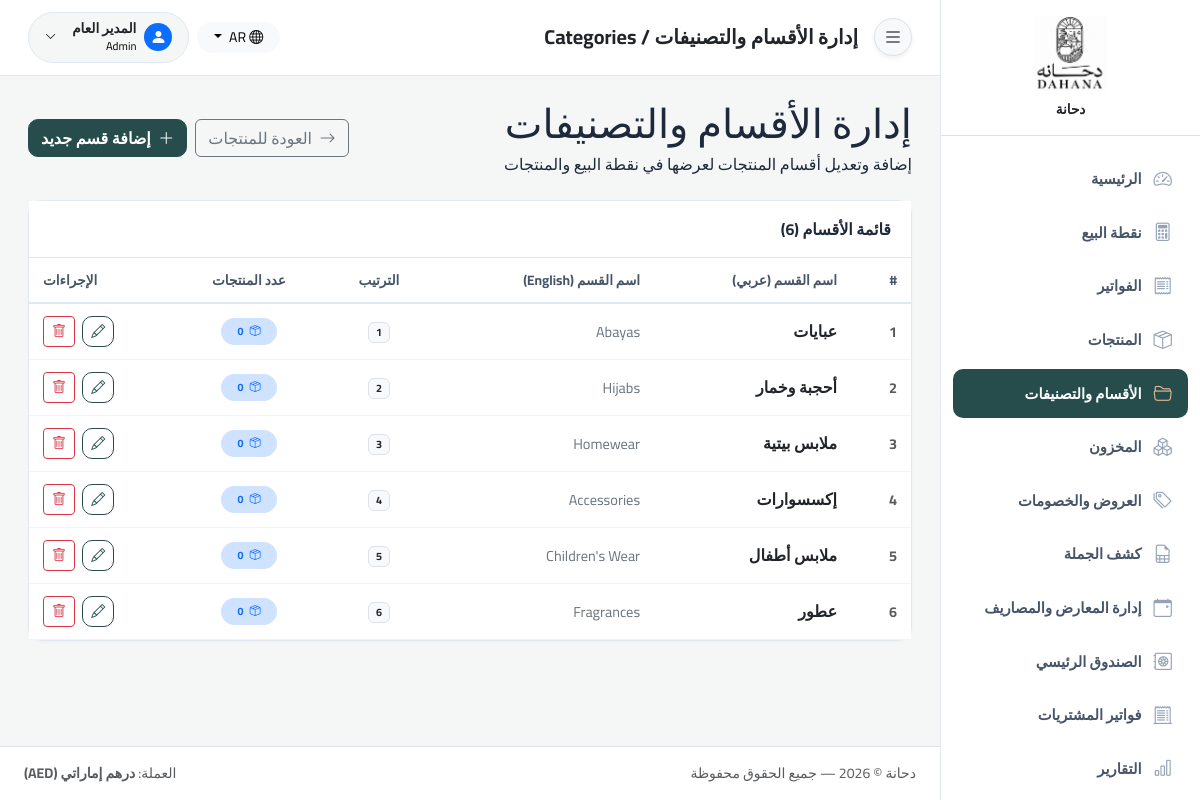
The app's page /products/categories.php (signed in) with its own data.
### tables this page shows
CREATE TABLE `categories` (
  `id` int(11) NOT NULL AUTO_INCREMENT,
  `name_ar` varchar(100) NOT NULL,
  `name_en` varchar(100) NOT NULL,
  `sort` int(11) NOT NULL DEFAULT 0,
  PRIMARY KEY (`id`)
);

### config/config.php (called while the page is built, shortened)
<?php
function e(?string $val): string {
    return htmlspecialchars($val ?? '', ENT_QUOTES, 'UTF-8');
}
function csrfToken(): string {
    return $_SESSION['csrf_token'];
}

### products/categories.php (the view, shortened to what this page needs)
<?php
require_once dirname(__DIR__) . '/includes/header.php';
$sql = "SELECT c.*, COUNT(p.id) AS products_count
        FROM categories c
        LEFT JOIN products p ON p.category_id = c.id AND p.is_active = 1
        GROUP BY c.id
        ORDER BY c.sort ASC, c.id ASC";
$categories = $pdo->query($sql)->fetchAll();
?>
<div class="d-flex justify-content-between align-items-center mb-4">
    <div>
        <h1 class="title-large mb-1">إدارة الأقسام والتصنيفات</h1>
        <p class="text-subtle mb-0">إضافة وتعديل أقسام المنتجات لعرضها في نقطة البيع والمنتجات</p>
    </div>
    <div class="d-flex gap-2">
        <a href="<?= BASE_URL ?>/products/index.php" class="btn btn-outline-secondary">
            <i class="bi bi-arrow-right me-1"></i> العودة للمنتجات
        </a>
        <button class="btn btn-primary fw-bold" data-bs-toggle="modal" data-bs-target="#addCategoryModal">
            <i class="bi bi-plus-lg me-1"></i> إضافة قسم جديد
        </button>
    </div>
</div>
<div class="panel">
    <div class="panel-header d-flex justify-content-between align-items-center">
        <span>قائمة الأقسام (<?= count($categories) ?>)</span>
    </div>
    <div class="panel-body p-0">
        <div class="table-responsive border-0">
            <table class="table table-hover mb-0">
                <thead>
                    <tr>
                        <th style="width: 60px;">#</th>
                        <th>اسم القسم (عربي)</th>
                        <th>اسم القسم (English)</th>
                        <th class="text-center" style="width: 120px;">الترتيب</th>
                        <th class="text-center" style="width: 140px;">عدد المنتجات</th>
                        <th class="text-end" style="width: 150px;">الإجراءات</th>
                    </tr>
                </thead>
                <tbody>
                    <?php if (empty($categories)): ?>
                        <tr>
                            <td colspan="6" class="text-center py-5 text-muted">لا توجد أقسام حتى الآن. أضف أول قسم!</td>
                        </tr>
                    <?php else: ?>
                        <?php foreach ($categories as $index => $cat): ?>
                            <tr>
                                <td class="fw-bold text-muted"><?= $index + 1 ?></td>
                                <td class="fw-bold text-dark fs-6"><?= e($cat['name_ar']) ?></td>
                                <td class="text-secondary"><?= e($cat['name_en']) ?></td>
                                <td class="text-center"><span class="badge bg-light text-dark border"><?= $cat['sort'] ?></span></td>
                                <td class="text-center">
                                    <span class="badge rounded-pill bg-primary-subtle text-primary fw-bold px-3 py-2">
                                        <i class="bi bi-box-seam me-1"></i> <?= $cat['products_count'] ?>
                                    </span>
                                </td>
                                <td class="text-end">
                                    <button class="btn btn-sm btn-outline-primary me-1"
                                            onclick="openEditModal(<?= $cat['id'] ?>, '<?= e(addslashes($cat['name_ar'])) ?>', '<?= e(addslashes($cat['name_en'])) ?>', <?= $cat['sort'] ?>)"
                                            title="تعديل">
                                        <i class="bi bi-pencil"></i>
                                    </button>
                                    <a href="?delete=<?= $cat['id'] ?>&csrf_token=<?= e(csrfToken()) ?>"
                                       class="btn btn-sm btn-outline-danger"
                                       onclick="return confirm('هل أنت متأكد من حذف قسم (<?= e(addslashes($cat['name_ar'])) ?>)؟')"
                                       title="حذف">
                                        <i class="bi bi-trash"></i>
                                    </a>
                                </td>
                            </tr>
                        <?php endforeach; ?>
                    <?php endif; ?>
                </tbody>
            </table>
        </div>
    </div>
</div>
<?php require_once dirname(__DIR__) . '/includes/footer.php'; ?>

### records on screen
categories: name_ar "عبايات", name_en "Abayas", sort "1", products_count "0"
categories: name_ar "أحجبة وخمار", name_en "Hijabs", sort "2", products_count "0"
categories: name_ar "ملابس بيتية", name_en "Homewear", sort "3", products_count "0"
categories: name_ar "إكسسوارات", name_en "Accessories", sort "4", products_count "0"
categories: name_ar "ملابس أطفال", name_en "Children's Wear", sort "5", products_count "0"
categories: name_ar "عطور", name_en "Fragrances", sort "6", products_count "0"

### other values on screen
$lang === 'en' ? $brandInfo['name_en'] : $brandInfo['name_ar'] "دحانة"
__('dashboard') "الرئيسية"
__('pos') "نقطة البيع"
__('invoices') "الفواتير"
__('products') "المنتجات"
__('inventory') "المخزون"
__('offers') "العروض والخصومات"
__('wholesale') "كشف الجملة"
__('reports') "التقارير"
$pageTitle "إدارة الأقسام والتصنيفات / Categories"
$lang "AR"
$lang === 'en' ? $userNameEn : $userNameAr "المدير العام"
$userRole "Admin"
count($categories) "6"
APP_NAME "دحانة"
